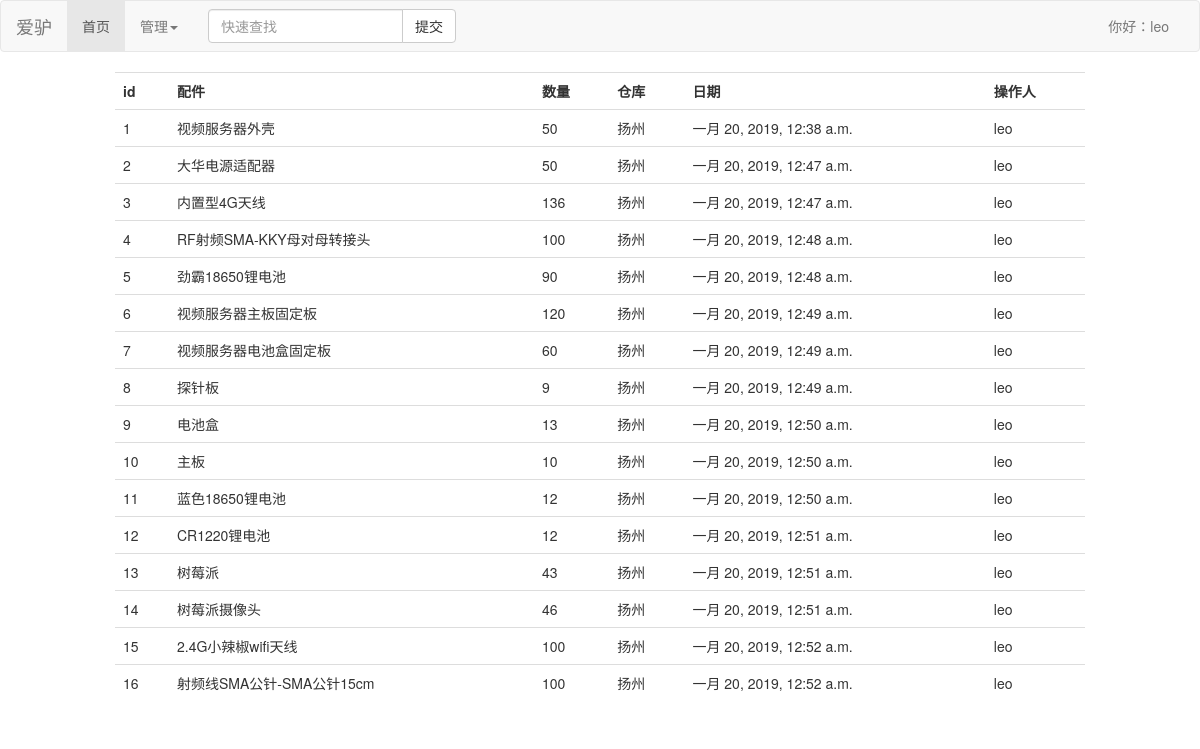
The app's page / (signed in) with its own data.
### store/models.py (models this page shows, shortened)
class Item(models.Model):
    CHOICES = (('YZ','扬州'),('BJ','北京'),('CQ','重庆'))
    name = models.CharField(max_length=30, verbose_name='配件名')
    qty = models.IntegerField(verbose_name='数量')
    city = models.CharField(max_length=8, choices=CHOICES, verbose_name='城市')
    who_does = models.ForeignKey(User, on_delete=models.DO_NOTHING, verbose_name='操作人')
    note = models.CharField(max_length=128, verbose_name='备注')
    modify_date = models.DateTimeField(auto_now=True, verbose_name='修改日期')
    class Meta:
        verbose_name_plural = '配件库'

### store/views.py (the view)
# urls.py: path('', views.show, name='show'),
def show(request):
    items = Item.objects.all()
    context = {
        'items': items,
    }
    return render(request, 'store/list.html', context)

### store/templates/store/list.html
{% extends 'base.html' %}
{% block content %}
<table class="table">
    <tr>
        <th>id</th>
        <th>配件</th>
        <th>数量</th>
        <th>仓库</th>
        <th>日期</th>
        <th>操作人</th>
    </tr>
    {% for item in items %}
        <tr>
            <td>{{ item.id }}</td>
            <td>{{ item.name }}</td>
            <td>{{ item.qty }}</td>
            <td>{{ item.get_city_display }}</td>
            <td>{{ item.modify_date }}</td>
            <td>{{ item.who_does }}</td>
        </tr>
    {% empty %}
        <h4>未查询到相关记录</h4>
    {% endfor%}
</table>
{% endblock %}

### templates/base.html (shortened to what this page needs)
<!DOCTYPE html>
<html>
<head>
    <link href="https://cdn.jsdelivr.net/npm/bootstrap@3.3.7/dist/css/bootstrap.min.css" rel="stylesheet">
</head>
<body>
<div class="navbar navbar-default">
    <div class="container-fluid">
        <div class="navbar-header">
            <a class="navbar-brand" href="{% url 'show' %}">爱驴</a>
        </div>
        <div class="collapse navbar-collapse" id="manage">
            <ul class="nav navbar-nav">
                <li class="{% block first_active %}active{% endblock %}">
                    <a href="{% url 'show' %}">首页</a></li>
                <li class="dropdown {% block dropdown_active %}{% endblock %}">
                  <a href="#" class="dropdown-toggle" data-toggle="dropdown" role="button" aria-haspopup="true" aria-expanded="false">管理<span class="caret"></span></a>
                </li>
            </ul>
            <form class="navbar-form navbar-left" method="post" action="/search/">
                <div class="input-group">
                    <input type="text" class="form-control" placeholder="快速查找" name="search_input">
                    <span class="input-group-btn">
                    <button type="submit" class="btn btn-default">提交</button>
                    </span>
                </div>
            </form>
            <ul class="nav navbar-nav navbar-right">
                {% if request.user.is_authenticated %}
                <li><a href="/admin/">你好：{{ request.user.username }}</a></li>
                {% else %}
                <li><a href="{% url 'do_login' %}?from={{ request.get_full_path }}">登录</a></li>
                {% endif %}
            </ul>
        </div>
    </div>
</div>
<div class="container-fluid">
    <div class="row">
        <div class="col-sm-10 col-md-offset-1">
            {% block content %}
            {% endblock %}
        </div>
    </div>
</div>
</body>
</html>

### templates/base.html (style rules this page uses)
ul { margin: 0; padding: 0; list-style-type: none; color: #ff0000; }

### records on screen
Item: id "1", name "视频服务器外壳", qty "50", city "扬州", modify_date "一月 20, 2019, 12:38 a.m.", who_does "leo"
Item: id "2", name "大华电源适配器", qty "50", city "扬州", modify_date "一月 20, 2019, 12:47 a.m.", who_does "leo"
Item: id "3", name "内置型4G天线", qty "136", city "扬州", modify_date "一月 20, 2019, 12:47 a.m.", who_does "leo"
Item: id "4", name "RF射频SMA-KKY母对母转接头", qty "100", city "扬州", modify_date "一月 20, 2019, 12:48 a.m.", who_does "leo"
Item: id "5", name "劲霸18650锂电池", qty "90", city "扬州", modify_date "一月 20, 2019, 12:48 a.m.", who_does "leo"
Item: id "6", name "视频服务器主板固定板", qty "120", city "扬州", modify_date "一月 20, 2019, 12:49 a.m.", who_does "leo"
Item: id "7", name "视频服务器电池盒固定板", qty "60", city "扬州", modify_date "一月 20, 2019, 12:49 a.m.", who_does "leo"
Item: id "8", name "探针板", qty "9", city "扬州", modify_date "一月 20, 2019, 12:49 a.m.", who_does "leo"
Item: id "9", name "电池盒", qty "13", city "扬州", modify_date "一月 20, 2019, 12:50 a.m.", who_does "leo"
Item: id "10", name "主板", qty "10", city "扬州", modify_date "一月 20, 2019, 12:50 a.m.", who_does "leo"
Item: id "11", name "蓝色18650锂电池", qty "12", city "扬州", modify_date "一月 20, 2019, 12:50 a.m.", who_does "leo"
Item: id "12", name "CR1220锂电池", qty "12", city "扬州", modify_date "一月 20, 2019, 12:51 a.m.", who_does "leo"
Item: id "13", name "树莓派", qty "43", city "扬州", modify_date "一月 20, 2019, 12:51 a.m.", who_does "leo"
Item: id "14", name "树莓派摄像头", qty "46", city "扬州", modify_date "一月 20, 2019, 12:51 a.m.", who_does "leo"
Item: id "15", name "2.4G小辣椒wifi天线", qty "100", city "扬州", modify_date "一月 20, 2019, 12:52 a.m.", who_does "leo"
Item: id "16", name "射频线SMA公针-SMA公针15cm", qty "100", city "扬州", modify_date "一月 20, 2019, 12:52 a.m.", who_does "leo"

### other values on screen
{{ request.user.username }} "leo"
